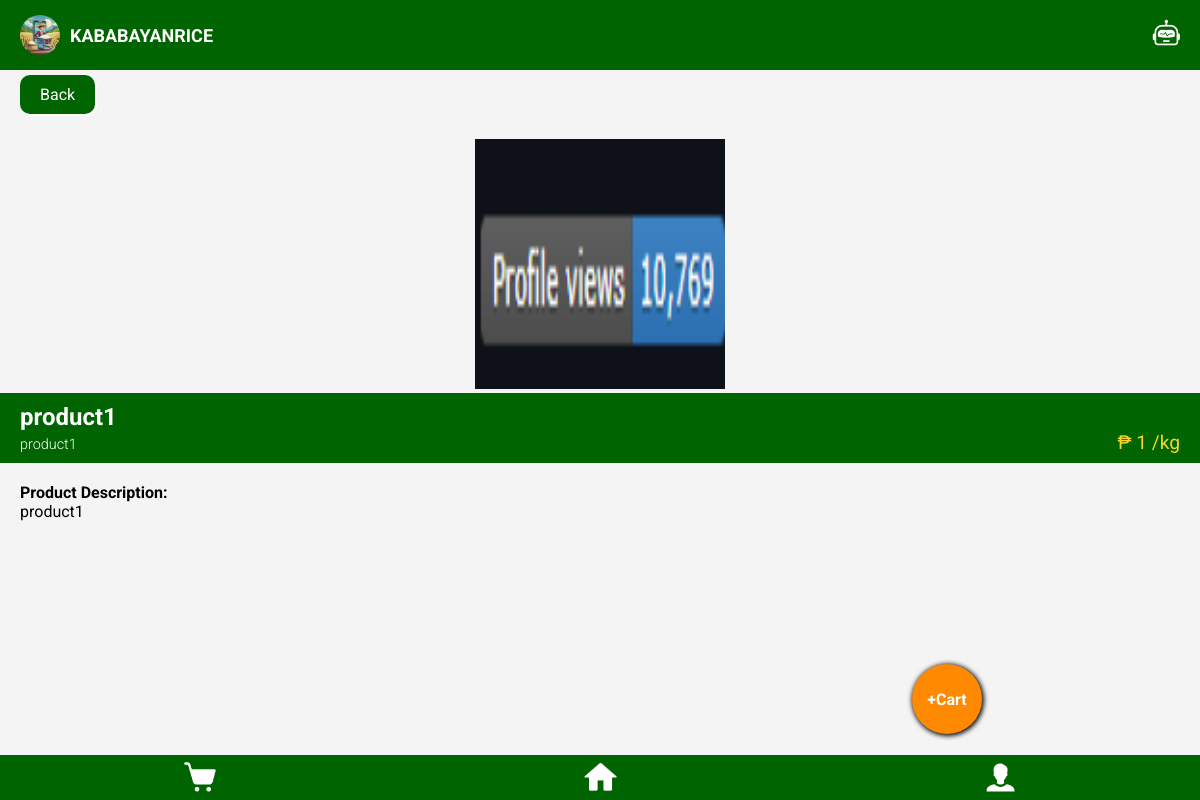
The app's page /productpage/1 with its own data.
### ecommerce_app/models.py (models this page shows, shortened)
class Product(models.Model):
    account = models.ForeignKey(User, on_delete=models.SET_NULL, blank=True, null=True)
    product_picture = models.ImageField(upload_to="product_pictures/", null=True, blank=True)
    product_name = models.CharField(max_length=255, default='', blank=False)
    product_price = models.IntegerField(blank=False)
    product_origin = models.CharField(max_length=255, default='', blank=False)
    product_description = models.CharField(max_length=510, default='', blank=False)

### ecommerce_app/views.py (the view)
# urls.py: path("productpage/<int:pk>", views.product_page, name="productpage"),
def product_page(request, pk):
    product = Product.objects.get(id=pk)
    return render(request, "Home/productpage.html", {'product': product})

### ecommerce_app/templates/Home/productpage.html (shortened to what this page needs)
{% extends "Home/navbarAndfooter.html" %}
{% load static %}
{% block NavbarAndFooter %}
    {{ block.super }}
    <head>
        {% load static %}
        <link rel="stylesheet" type="text/css" href="{% static 'css/productpage.css' %}">
    </head>
    <body>
        <form action="{% url 'home' %}" method="post">
            <div class="backlink">
                <button type="submit">Back</button>
            </div>
        </form>
        <div class="container">
            <div class="text-center">
                <div class="img-container">
                    <img src="{{ product.product_picture.url }}" alt="Product Image">
                </div>
                    <div class="prodname">
                        <h2>{{ product.product_name }}</h2>
                        <h3>₱ {{ product.product_price }} /kg</h3>
                        <h4>{{ product.product_origin }}</h4>
                    </div>
                    <p class="product-description-title"><b>Product Description:</b></p>
                    <p ckass="product-description">{{ product.product_description }}</p>
            </div>
        </div>
        <form action="{% url 'add_to_cart' product.id %}" method="post">
            <div class="addtocart">
                <button type="submit" style="background-image: url('{% static 'images/your_image.jpg' %}');"><b>+Cart</b></button>
            </div>
        </form>
    </body>
{% endblock %}

### ecommerce_app/static/css/Home.css (style rules this page uses)
* { margin: 0; padding: 0; font-family: 'Roboto', sans-serif; }

### ecommerce_app/static/css/productpage.css (style rules this page uses)
body { font-family: 'Roboto', sans-serif; background-color: #f4f4f4; margin: 0; padding: 0; color: black; }
.img-container { width: 100%; height: fit-content; align-items: center; border: #b9b9b9; }
.img-container img { margin: auto; height: 250px; width: 250px; }
h3 { position: absolute; text-align: right; font-size: 1.2em; right: 20px; font-weight: 400; color: #f5d627; }
.prodname h2 { text-align: left; font-size: 1.5em; padding: 10px 20px 0px 20px; color: #fff; }
h4 { text-align: left; font-size: .9em; padding: 5px 20px 10px 20px; font-weight: 300; color: #fff; }
.product-description-title { margin-top: 20px; }
p { margin-left: 20px; margin-right: 20px; text-align: left; }
.addtocart button { position: fixed; top: 83%; left: 76%; height: 70px; width: 70px; font-size: 16px; color: #fff; background-color: #FF8A01; box-shadow: 1px 1px 5px 1px black; border: none; border-radius: 50px; cursor: pointer; transition: background-color 0.3s; }
.addtocart { display: flex; }
.prodname { background-color: #006400; color: #fff; }
.text-center { text-align: center; }
.container { max-width: 100%; margin: 20px auto; }
.backlink { display: flex; }
.backlink button { margin: 5px 20px; padding: 10px 20px; font-size: 16px; color: #fff; background-color: #006400; border: none; box-shadow: 2px 2px; border-radius: 10px; cursor: pointer; transition: background-color 0.3s; }

### records on screen
Product: product_picture (picture), product_name "product1", product_price "1", product_origin "product1", product_description "product1"
